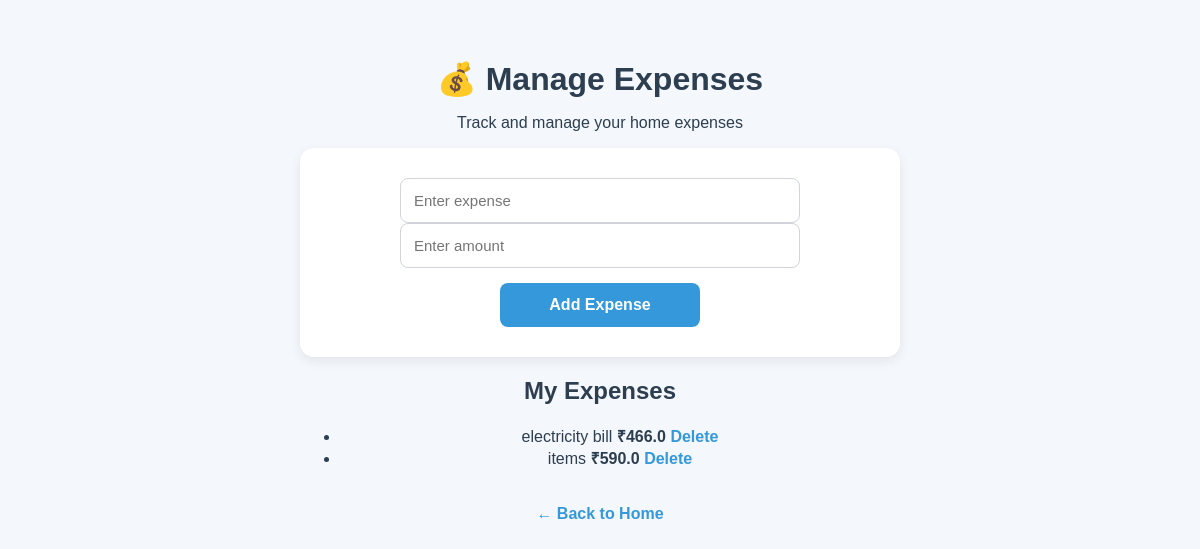
Screenshot of /expenses (signed in) with the database file from the repository.
### tables this page shows
CREATE TABLE expenses (
            id INTEGER PRIMARY KEY AUTOINCREMENT,
            name TEXT NOT NULL,
            amount REAL NOT NULL
        , user_id INTEGER);

### app.py (the view, shortened to what this page needs)
@app.route("/expenses", methods=["GET", "POST"])
def expenses():
    if "username" not in session:
        return redirect(url_for("login"))
    conn = get_db()
    user = conn.execute(
        "SELECT id FROM users WHERE username = ?",
        (session["username"],)
    ).fetchone()
    expenses_list = conn.execute(
        """
        SELECT * FROM expenses
        WHERE user_id = ?
        ORDER BY id DESC
        """,
        (user["id"],)
    ).fetchall()
    conn.close()
    return render_template(
        "expenses.html",
        expenses=expenses_list
    )

### app.py (called while the page is built)
def get_db():
    conn = sqlite3.connect("database.db")
    conn.row_factory = sqlite3.Row
    return conn

### templates/expenses.html (shortened to what this page needs)
<!DOCTYPE html>
<html>
<head>
    <link rel="stylesheet" href="{{ url_for('static', filename='style.css') }}">
</head>
<body>
    <div class="page-container">
        <h1>💰 Manage Expenses</h1>
        <p class="page-subtitle">Track and manage your home expenses</p>
        <form method="POST" action="/expenses" class="form-box">
            <input
                type="text"
                name="expense"
                placeholder="Enter expense"
                required
            >
            <input
                type="number"
                name="amount"
                placeholder="Enter amount"
                step="0.01"
                required
            >
            <button type="submit">Add Expense</button>
        </form>
        <div class="list-box">
            <h2>My Expenses</h2>
            {% if expenses %}
                <ul class="item-list">
                    {% for expense in expenses %}
                        <li>
                            <span>
                                {{ expense["name"] }}
                            </span>
                            <strong>
                                ₹{{ expense["amount"] }}
                            </strong>
                            <a href="/delete_expense/{{ expense['id'] }}" class="delete-btn">
                                Delete
                            </a>
                        </li>
                    {% endfor %}
                </ul>
            {% else %}
                <p>No expenses added yet.</p>
            {% endif %}
        </div>
        <a href="/" class="back-link">← Back to Home</a>
    </div>
</body>
</html>

### static/style.css (style rules this page uses)
* { box-sizing: border-box; }
body { margin: 0; font-family: Arial, sans-serif; background: #f4f7fb; color: #2c3e50; }
h1 { margin-bottom: 10px; font-size: 32px; }
button { width: 200px; padding: 13px; margin-top: 15px; border: none; border-radius: 8px; background-color: #3498db; color: white; font-size: 16px; font-weight: bold; cursor: pointer; }
.page-container { width: 90%; max-width: 600px; margin: 60px auto; text-align: center; }
.form-box { background: white; padding: 30px; border-radius: 14px; box-shadow: 0 4px 12px rgba(0, 0, 0, 0.08); }
input { width: 90%; max-width: 400px; padding: 13px; border: 1px solid #d1d5db; border-radius: 8px; font-size: 15px; }
a { color: #3498db; text-decoration: none; font-weight: bold; }
.back-link { display: inline-block; margin-top: 20px; }

### rows the page displays
expenses: name "electricity bill", amount "466.0"
expenses: name "items", amount "590.0"
